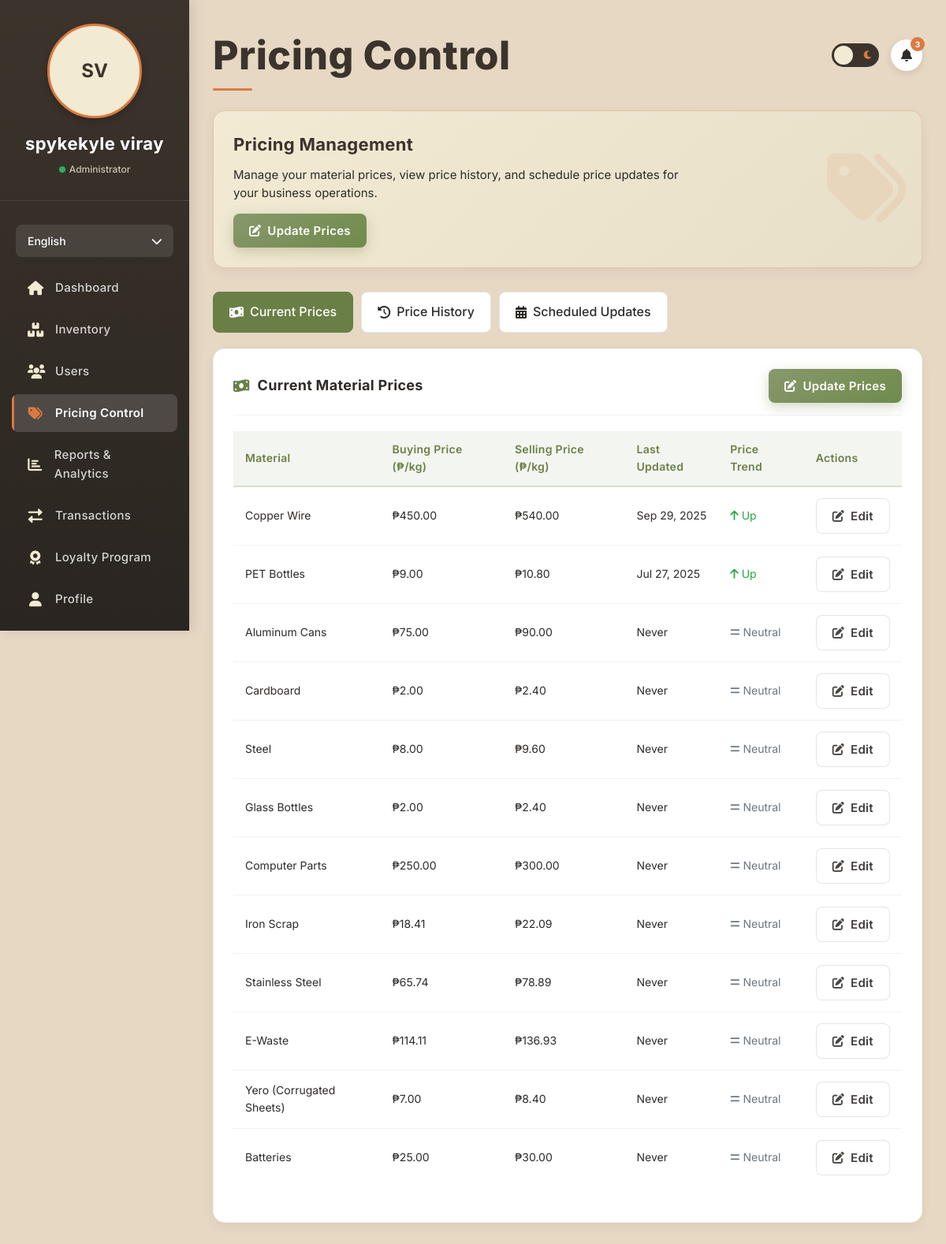
Before: /admin/pricing.php (signed in) with the older database file.
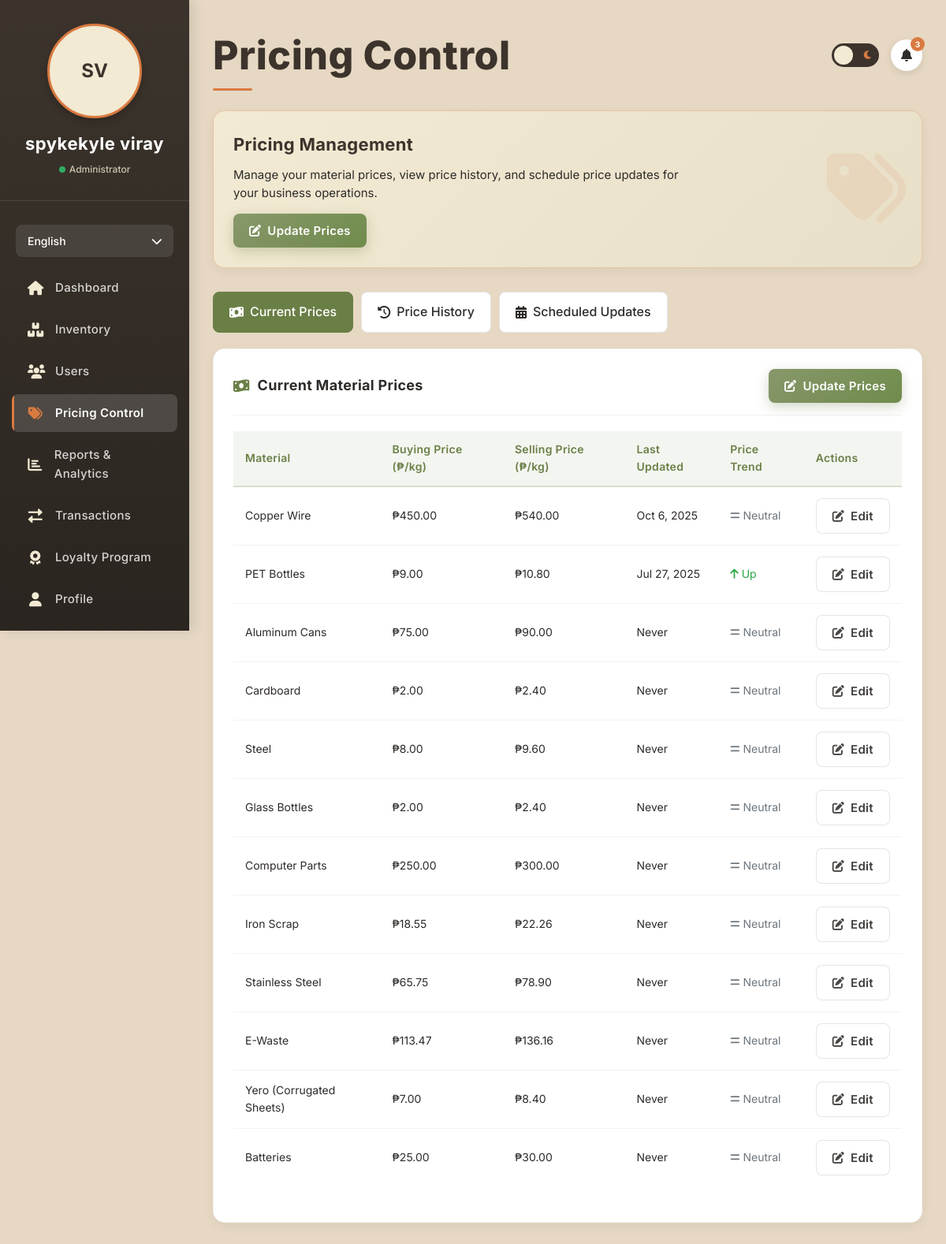
After: the same page with the newer database file.
### tables this page shows
CREATE TABLE `users` (
  `id` int(11) NOT NULL AUTO_INCREMENT,
  `first_name` varchar(50) NOT NULL,
  `last_name` varchar(50) NOT NULL,
  `username` varchar(50) DEFAULT NULL,
  `email` varchar(100) NOT NULL,
  `phone` varchar(20) NOT NULL,
  `address` text NOT NULL,
  `profile_image` varchar(255) DEFAULT NULL,
  `password_hash` varchar(255) NOT NULL,
  `user_type` enum('individual','business','collector') NOT NULL,
  `agreed_terms` tinyint(1) DEFAULT 0,
  `created_at` timestamp NOT NULL DEFAULT current_timestamp(),
  `loyalty_points` int(11) DEFAULT 0,
  `loyalty_tier` enum('bronze','silver','gold','platinum','diamond','ethereal') DEFAULT 'bronze',
  `referral_code` varchar(20) DEFAULT NULL,
  `referred_by` int(11) DEFAULT NULL,
  `is_admin` tinyint(1) DEFAULT 0,
  `last_login` datetime DEFAULT NULL,
  `is_verified` tinyint(1) DEFAULT 0,
  `verification_token` varchar(255) DEFAULT NULL,
  `token_expires_at` datetime DEFAULT NULL,
  `reset_token` varchar(64) DEFAULT NULL,
  `reset_token_expires` datetime DEFAULT NULL,
  `facebook_id` varchar(255) DEFAULT NULL,
  `api_key` varchar(64) DEFAULT NULL,
  `two_factor_auth` tinyint(1) DEFAULT 0,
  `two_factor_secret` varchar(32) DEFAULT NULL,
  PRIMARY KEY (`id`),
  UNIQUE KEY `email` (`email`),
  UNIQUE KEY `username_UNIQUE` (`username`),
  UNIQUE KEY `referral_code_UNIQUE` (`referral_code`),
  UNIQUE KEY `uniq_api_key` (`api_key`),
  KEY `idx_api_key` (`api_key`)
);

CREATE TABLE `materials` (
  `id` int(11) NOT NULL AUTO_INCREMENT,
  `material_option` enum('Copper Wire','PET Bottles','Aluminum Cans','Cardboard','Steel','Glass Bottles','Computer Parts','Iron Scrap','Stainless Steel','E-Waste','Yero (Corrugated Sheets)','Batteries') DEFAULT NULL,
  `unit_price` decimal(10,2) NOT NULL,
  `trend_change` decimal(10,2) DEFAULT 0.00,
  `trend_direction` enum('up','down','equal') DEFAULT 'equal',
  `category_id` int(11) DEFAULT NULL,
  `status` enum('active','inactive') DEFAULT 'active',
  `is_featured` tinyint(1) DEFAULT 0,
  `is_recyclable` tinyint(1) DEFAULT 1,
  `weight_unit` enum('kg','g','lbs') DEFAULT 'kg',
  `created_at` timestamp NOT NULL DEFAULT current_timestamp(),
  `updated_at` timestamp NOT NULL DEFAULT current_timestamp() ON UPDATE current_timestamp(),
  PRIMARY KEY (`id`),
  UNIQUE KEY `name` (`material_option`),
  UNIQUE KEY `material_option` (`material_option`),
  UNIQUE KEY `material_option_2` (`material_option`),
  UNIQUE KEY `material_option_3` (`material_option`),
  UNIQUE KEY `material_option_4` (`material_option`),
  KEY `fk_materials_category` (`category_id`),
  CONSTRAINT `fk_materials_category` FOREIGN KEY (`category_id`) REFERENCES `item_categories` (`id`) ON DELETE SET NULL
);

CREATE TABLE `price_history` (
  `id` int(11) NOT NULL AUTO_INCREMENT,
  `material_id` int(11) NOT NULL,
  `old_price` decimal(10,2) NOT NULL,
  `new_price` decimal(10,2) NOT NULL,
  `change_date` timestamp NOT NULL DEFAULT current_timestamp(),
  `changed_by` int(11) NOT NULL,
  `reason` text DEFAULT NULL,
  PRIMARY KEY (`id`),
  KEY `fk_price_material` (`material_id`),
  KEY `fk_price_changed_by` (`changed_by`)
);

### admin/pricing.php (the view, shortened to what this page needs)
<?php
require_once 'db_connection.php';
$user_id = $_SESSION['user_id'];
try {
    $stmt = $conn->prepare("SELECT first_name, last_name, email, profile_image, is_admin FROM users WHERE id = ?");
    $stmt->execute([$user_id]);
    $user = $stmt->fetch(PDO::FETCH_ASSOC);
} catch(PDOException $e) {
    error_log("User query failed: " . $e->getMessage());
    die("Error loading user data.");
}
$admin_name = $user['first_name'] . ' ' . $user['last_name'];
$admin_initials = strtoupper(substr($user['first_name'], 0, 1) . substr($user['last_name'], 0, 1));
$language = 'en';
$t = $translations[$language];
$current_tab = isset($_GET['tab']) ? sanitizeInput($_GET['tab']) : 'prices';
try {
    $materials = $conn->query("SELECT * FROM materials WHERE status = 'active' ORDER BY material_option")->fetchAll(PDO::FETCH_ASSOC);
} catch(PDOException $e) {
    error_log("Materials query failed: " . $e->getMessage());
    $materials = [];
}
?>
<!DOCTYPE html>
<html lang="en">
<head>
    <link rel="stylesheet" href="https://cdnjs.cloudflare.com/ajax/libs/font-awesome/6.0.0-beta3/css/all.min.css">
</head>
<body>
    <div class="sidebar" id="sidebar">
        <div class="sidebar-header">
            <div class="user-avatar">
                <?php if (!empty($user['profile_image']) && file_exists($user['profile_image'])): ?>
                    <img src="<?php echo htmlspecialchars($user['profile_image']); ?>" alt="Profile">
                <?php else: ?>
                    <?php echo $admin_initials; ?>
                <?php endif; ?>
            </div>
            <div class="user-name"><?php echo htmlspecialchars($admin_name); ?></div>
            <div class="user-status">
                <span class="status-indicator"></span>
                <span><?php echo $t['administrator']; ?></span>
            </div>
        </div>
        <div class="language-switcher">
            <button class="language-btn">
                <span><?php echo $language === 'en' ? 'English' : 'Filipino'; ?></span>
                <i class="fas fa-chevron-down"></i>
            </button>
        </div>
        <ul class="nav-menu">
            <li><a href="index.php"><i class="fas fa-home"></i> <?php echo $t['dashboard']; ?></a></li>
            <li><a href="inventory.php"><i class="fas fa-boxes"></i> <?php echo $t['inventory']; ?></a></li>
            <li><a href="users.php"><i class="fas fa-users"></i> <?php echo $t['users']; ?></a></li>
            <li><a href="pricing.php" class="active"><i class="fas fa-tags"></i> <?php echo $t['pricing_control']; ?></a></li>
            <li><a href="reports.php"><i class="fas fa-chart-bar"></i> <?php echo $t['reports_analytics']; ?></a></li>
            <li><a href="transactions.php"><i class="fas fa-exchange-alt"></i> <?php echo $t['transactions']; ?></a></li>
             <li><a href="loyalty.php" ><i class="fas fa-award"></i> <?php echo $t['loyalty_program']; ?></a></li>
            <li><a href="profile.php"><i class="fas fa-user"></i> <?php echo $t['profile']; ?></a></li>
    </div>
    <div class="main-content">
        <div class="header">
            <h1 class="page-title"><?php echo $t['pricing_control']; ?></h1>
            <div class="header-controls">
                <button class="dark-mode-toggle" id="darkModeToggle">
                    <i class="fas fa-moon moon"></i>
                </button>
                <div class="notification-bell">
                    <i class="fas fa-bell"></i>
                    <span class="notification-badge">3</span>
                </div>
            </div>
        </div>
        <div class="welcome-banner">
            <div class="welcome-content">
                <h2><?php echo $t['pricing_management']; ?></h2>
                <p><?php echo $t['welcome_message']; ?></p>
                <button class="btn btn-primary" onclick="openUpdatePricesModal()">
                    <i class="fas fa-edit"></i> <?php echo $t['update_prices']; ?>
                </button>
            </div>
            <div class="welcome-icon">
                <i class="fas fa-tags"></i>
            </div>
        </div>
        <div class="pricing-tabs">
            <a href="pricing.php?tab=prices" class="pricing-tab <?php echo $current_tab === 'prices' ? 'active' : ''; ?>">
                <i class="fas fa-money-bill-wave"></i> <?php echo $t['current_prices']; ?>
            </a>
            <a href="pricing.php?tab=history" class="pricing-tab <?php echo $current_tab === 'history' ? 'active' : ''; ?>">
                <i class="fas fa-history"></i> <?php echo $t['price_history']; ?>
            </a>
            <a href="pricing.php?tab=scheduled" class="pricing-tab <?php echo $current_tab === 'scheduled' ? 'active' : ''; ?>">
                <i class="fas fa-calendar-alt"></i> <?php echo $t['scheduled_updates']; ?>
            </a>
        </div>
        <?php if ($current_tab === 'prices'): ?>
            <div class="dashboard-card">
                <div class="card-header">
                    <h3 class="card-title"><i class="fas fa-money-bill-wave"></i> <?php echo $t['current_material_prices']; ?></h3>
                    <div class="card-actions">
                        <button class="btn btn-primary" onclick="openUpdatePricesModal()">
                            <i class="fas fa-edit"></i> <?php echo $t['update_prices']; ?>
                        </button>
                    </div>
                </div>
                <div class="table-responsive">
                    <table>
                        <thead>
                            <tr>
                                <th><?php echo $t['material']; ?></th>
                                <th><?php echo $t['buying_price']; ?> (₱/kg)</th>
                                <th><?php echo $t['selling_price']; ?> (₱/kg)</th>
                                <th><?php echo $t['last_updated']; ?></th>
                                <th><?php echo $t['price_trend']; ?></th>
                                <th><?php echo $t['actions']; ?></th>
                            </tr>
                        </thead>
                        <tbody>
                            <?php if (!empty($materials)): ?>
                                <?php foreach ($materials as $material):
                                    $stmt = $conn->prepare("SELECT * FROM price_history WHERE material_id = ? ORDER BY change_date DESC LIMIT 1");
                                    $stmt->execute([$material['id']]);
                                    $last_change = $stmt->fetch(PDO::FETCH_ASSOC);
                                    $trend = 'neutral';
                                    $trend_icon = 'fa-equals';
                                    $trend_class = 'price-neutral';
                                    if ($last_change) {
                                        if ($last_change['new_price'] > $last_change['old_price']) {
                                            $trend = 'up';
                                            $trend_icon = 'fa-arrow-up';
                                            $trend_class = 'price-up';
                                        } elseif ($last_change['new_price'] < $last_change['old_price']) {
                                            $trend = 'down';
                                            $trend_icon = 'fa-arrow-down';
                                            $trend_class = 'price-down';
                                        }
                                    }
                                ?>
                                    <tr>
                                        <td><?php echo htmlspecialchars($material['material_option']); ?></td>
                                        <td>₱<?php echo number_format($material['unit_price'], 2); ?></td>
                                        <td>₱<?php echo number_format($material['unit_price'] * 1.2, 2); ?></td>
                                        <td>
                                            <?php if ($last_change): ?>
                                                <?php echo date('M j, Y', strtotime($last_change['change_date'])); ?>
                                            <?php else: ?>
                                                Never
                                            <?php endif; ?>
                                        </td>
                                        <td>
                                            <span class="price-change <?php echo $trend_class; ?>">
                                                <i class="fas <?php echo $trend_icon; ?>"></i>
                                                <?php echo ucfirst($trend); ?>
                                            </span>
                                        </td>
                                        <td>
                                            <button class="btn btn-secondary" onclick="openUpdateSinglePriceModal(<?php echo $material['id']; ?>, '<?php echo htmlspecialchars($material['material_option']); ?>', <?php echo $material['unit_price']; ?>)">
                                                <i class="fas fa-edit"></i> <?php echo $t['edit']; ?>
                                            </button>
                                        </td>
                                    </tr>
                                <?php endforeach; ?>
                            <?php endif; ?>
                        </tbody>
                    </table>
                </div>
            </div>
        <?php endif; ?>
    </div>
</body>
</html>

Changed rows visible on the page:
changed materials "Copper Wire": price_history.change_date "Sep 29, 2025" → "Oct 6, 2025"; price_history.new_price+old_price "Up" → "Neutral"
changed materials "Iron Scrap": unit_price "18.41" → "18.55"; $material['unit_price']*1.2 "22.09" → "22.26"
changed materials "Stainless Steel": unit_price "65.74" → "65.75"; $material['unit_price']*1.2 "78.89" → "78.90"
changed materials "E-Waste": unit_price "114.11" → "113.47"; $material['unit_price']*1.2 "136.93" → "136.16"
